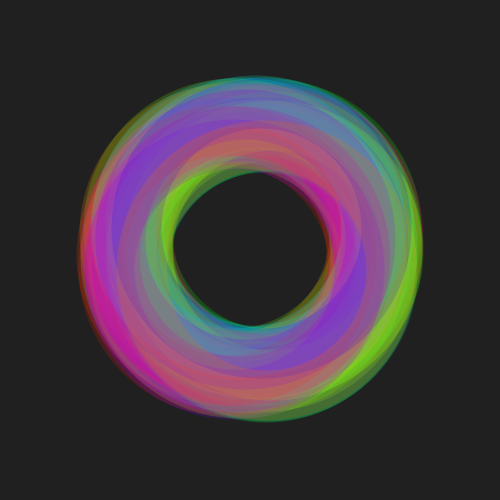
Frame 1 (no input)
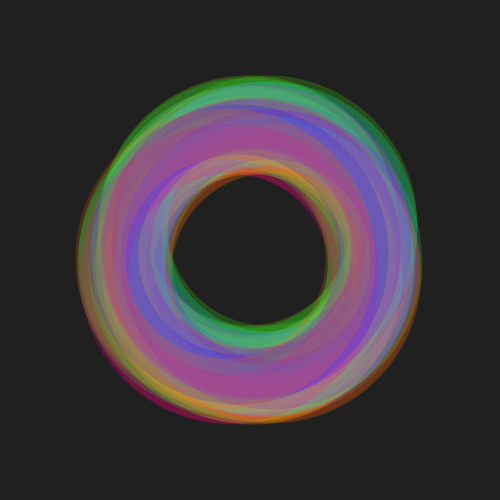
Frame 60 (the mouse pressed at the canvas centre just before this capture)
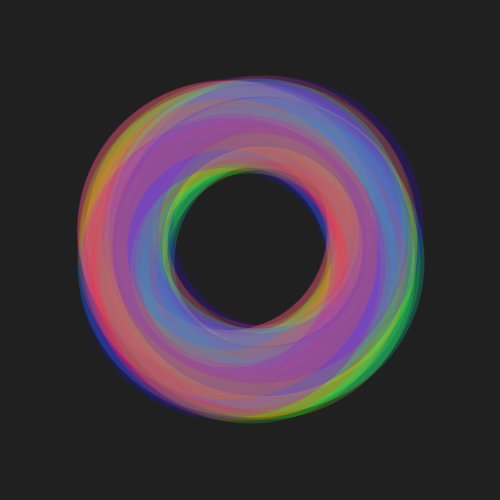
Frame 120 (the mouse held since frame 60 and released just before this capture)

The Processing sketch that drew these frames (run headless with seeded random() and noise(); from frame 60 on, the mouse is pressed at the canvas centre):

// Processing sketch: processing_134240
// ── processing_134240.pde

int f, num = 50, vari = 25;
float sz;
int col[] = new int[num];
boolean save;

void setup() {
  size(500, 500);
  colorMode(HSB, 360, 100, 100);
  frameRate(5);

  for (int i=0; i<num; i++) {
    col[i]= (int) random(360);
  }
}

void draw() {
  background(#202020);

  for (int i=0; i<num; i++) {
    float x = width/2 + random(-vari, vari);
    float y = height/2 + random(-vari, vari);
    stroke(col[i], 100, 100, 50);
    strokeWeight(width/10);
    noFill();
    sz = width/2;
    ellipse(x, y, sz, sz);
  }
   
}

void mouseClicked() {
  setup();
}

void keyPressed() {
  save(random(2323)+".png");

}
